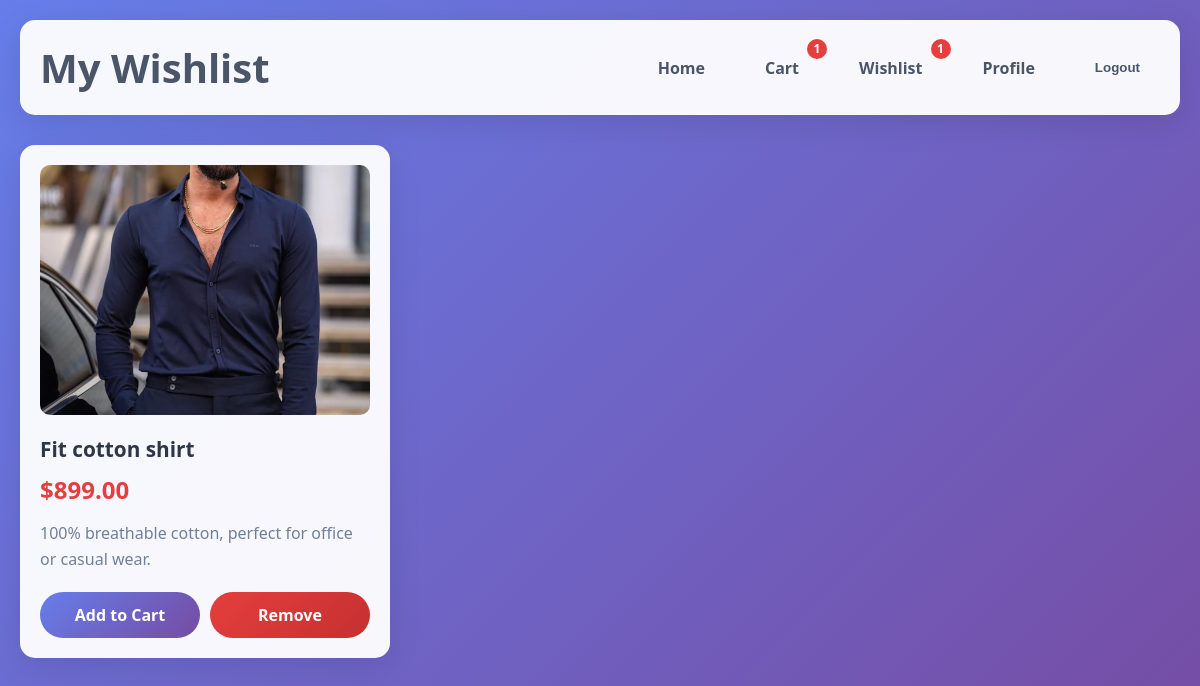
Screenshot of /wishlist/ (signed in) with the database file from the repository.
### app/models.py (models this page shows, shortened)
class WishlistItem(models.Model):
    user = models.ForeignKey(settings.AUTH_USER_MODEL, on_delete=models.CASCADE)
    product = models.ForeignKey(Product, on_delete=models.CASCADE)
    class Meta:
        unique_together = ['user', 'product']

class Product(models.Model):
    name = models.CharField(max_length=100)
    description = models.TextField()
    price = models.DecimalField(max_digits=10, decimal_places=2)
    image = models.ImageField(upload_to='products/', blank=True, null=True, max_length=255)
    category = models.ForeignKey(Category, on_delete=models.CASCADE, related_name='products', null=True, blank=True)
    in_stock = models.BooleanField(default=True)

### app/views.py (the view)
# urls.py: path("wishlist/", views.view_wishlist, name="view_wishlist"),
@login_required
def view_wishlist(request):
    wishlist_items = WishlistItem.objects.filter(user=request.user)
    cart_count = CartItem.objects.filter(user=request.user).count()
    wishlist_count = wishlist_items.count()
    return render(request, "app/wishlist.html", {
        "wishlist_items": wishlist_items,
        "cart_count": cart_count,
        "wishlist_count": wishlist_count
    })

### app/templates/app/wishlist.html (shortened to what this page needs)
<!DOCTYPE html>
<html lang="en">
<head>
</head>
<body>
    <div class="container">
        <div class="header">
            <h1>My Wishlist</h1>
            <div class="nav-links">
                <a href="{% url 'home' %}">Home</a>
                <a href="{% url 'view_cart' %}" class="cart-icon">
                    Cart
                    {% if cart_count > 0 %}
                        <span class="badge">{{ cart_count }}</span>
                    {% endif %}
                </a>
                <a href="{% url 'view_wishlist' %}" class="wishlist-icon">
                    Wishlist
                    {% if wishlist_count > 0 %}
                        <span class="badge">{{ wishlist_count }}</span>
                    {% endif %}
                </a>
                <a href="{% url 'profile' %}">Profile</a>
                <form method="post" action="{% url 'user_logout' %}" style="display: inline;">
                    <button type="submit" style="background: none; border: none; color: #4a5568; font-weight: 600; padding: 10px 20px; border-radius: 25px; cursor: pointer; transition: all 0.3s ease;">Logout</button>
                </form>
            </div>
        </div>
        {% if wishlist_items %}
            <div class="wishlist-grid">
                {% for item in wishlist_items %}
                    <div class="wishlist-item">
                        {% if item.product.image %}
                            <img src="{{ item.product.image.url }}" alt="{{ item.product.name }}" class="product-image">
                        {% else %}
                            <div class="product-image" style="background: #f7fafc; display: flex; align-items: center; justify-content: center; color: #a0aec0;">
                                No Image
                            </div>
                        {% endif %}
                        <div class="product-info">
                            <h3>{{ item.product.name }}</h3>
                            <div class="product-price">${{ item.product.price }}</div>
                            <p class="product-description">{{ item.product.description|truncatewords:20 }}</p>
                            <div class="product-actions">
                                <a href="{% url 'add_to_cart' item.product.id %}" class="btn btn-primary">Add to Cart</a>
                                <a href="{% url 'remove_from_wishlist' item.id %}" class="btn btn-danger">Remove</a>
                            </div>
                        </div>
                    </div>
                {% endfor %}
            </div>
        {% else %}
            <div class="empty-wishlist">
                <h2>Your wishlist is empty</h2>
                <p>Start adding products to your wishlist to save them for later!</p>
                <a href="{% url 'home' %}" class="btn btn-primary btn-large">Browse Products</a>
            </div>
        {% endif %}
    </div>
</body>
</html>

### app/templates/app/wishlist.html (style rules this page uses)
* { margin: 0; padding: 0; box-sizing: border-box; }
body { font-family: 'Segoe UI', Tahoma, Geneva, Verdana, sans-serif; background: linear-gradient(135deg, #667eea 0%, #764ba2 100%); min-height: 100vh; color: #333; }
.container { max-width: 1200px; margin: 0 auto; padding: 20px; }
.header { background: rgba(255, 255, 255, 0.95); backdrop-filter: blur(10px); border-radius: 15px; padding: 20px; margin-bottom: 30px; box-shadow: 0 8px 32px rgba(0, 0, 0, 0.1); display: flex; justify-content: space-between; align-items: center; flex-wrap: wrap; }
.header h1 { color: #4a5568; font-size: 2.5rem; font-weight: 700; margin: 0; }
.nav-links { display: flex; gap: 20px; align-items: center; }
.nav-links a { text-decoration: none; color: #4a5568; font-weight: 600; padding: 10px 20px; border-radius: 25px; transition: all 0.3s ease; position: relative; }
.cart-icon, .wishlist-icon { position: relative; display: inline-flex; align-items: center; gap: 5px; }
.badge { background: #e53e3e; color: white; border-radius: 50%; width: 20px; height: 20px; display: flex; align-items: center; justify-content: center; font-size: 12px; font-weight: bold; position: absolute; top: -8px; right: -8px; }
.wishlist-grid { display: grid; grid-template-columns: repeat(auto-fill, minmax(300px, 1fr)); gap: 25px; margin-top: 30px; }
.wishlist-item { background: rgba(255, 255, 255, 0.95); backdrop-filter: blur(10px); border-radius: 15px; padding: 20px; box-shadow: 0 8px 32px rgba(0, 0, 0, 0.1); transition: all 0.3s ease; position: relative; }
.product-image { width: 100%; height: 250px; object-fit: cover; border-radius: 10px; margin-bottom: 15px; }
.product-info h3 { color: #2d3748; font-size: 1.3rem; margin-bottom: 10px; font-weight: 600; }
.product-price { color: #e53e3e; font-size: 1.5rem; font-weight: 700; margin-bottom: 15px; }
.product-description { color: #718096; margin-bottom: 20px; line-height: 1.6; }
.product-actions { display: flex; gap: 10px; flex-wrap: wrap; }
.btn { padding: 12px 24px; border: none; border-radius: 25px; font-weight: 600; cursor: pointer; transition: all 0.3s ease; text-decoration: none; display: inline-block; text-align: center; flex: 1; min-width: 120px; }
.btn-primary { background: linear-gradient(135deg, #667eea, #764ba2); color: white; }
.btn-danger { background: linear-gradient(135deg, #e53e3e, #c53030); color: white; }

### rows the page displays
WishlistItem: product.image (picture), product.name "Fit cotton shirt", product.price "899.00", product.description "100% breathable cotton, perfect for office or casual wear."

### other values shown
{{ cart_count }} "1"
{{ wishlist_count }} "1"
